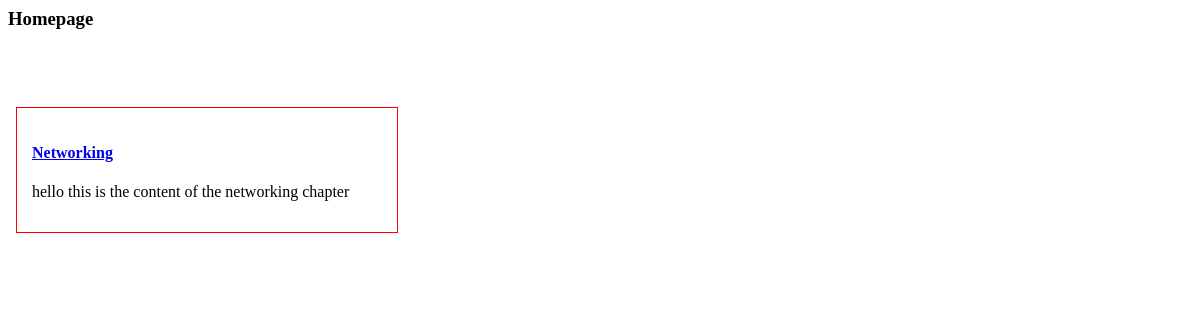
/, run on an earlier commit of the app's database.
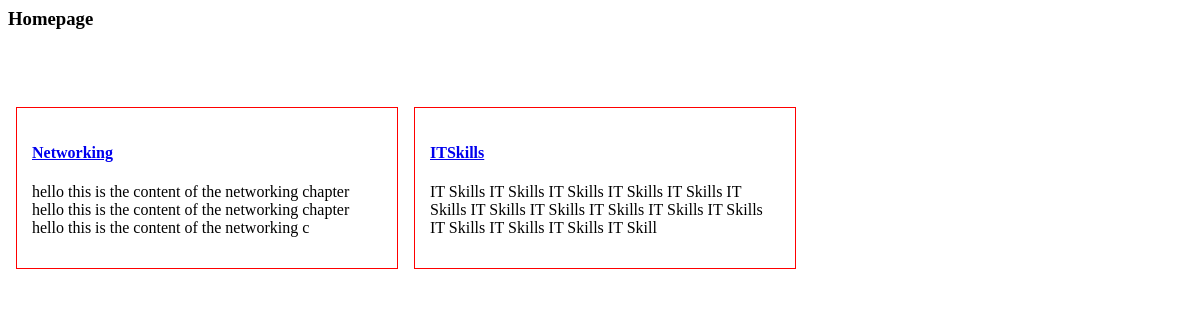
And on a later commit of the database.
### core/models.py (models this page shows, shortened)
class Chapter(models.Model):
    name = models.CharField(max_length=300)
    content = models.TextField()
    cover_image = models.ImageField(upload_to='chapters_cover_images')
    def snippet(self):
        return self.content[:150]

### core/views.py (the view)
# urls.py: path('', homepage, name='homepage'),
def homepage(request):
    chapters = Chapter.objects.all()
    return render(request, 'core/homepage.html',{'chapters':chapters})

### core/templates/core/homepage.html (shortened to what this page needs)
{% extends "index.html" %}
{% block container %}
    <h3>Homepage</h3>
    <div class="contents">
    {% for chapter in  chapters %}
        <div class="card">
            <h4><a href="{% url 'chapter_content' chapter.name %}">{{chapter.name}}</a></h4>
            <p>{{chapter.snippet}}</p>
        </div>
    {% endfor %}
    </div>
{% endblock container %}

What changed in the data, as far as the page shows it:
changed Chapter "Networking": snippet "hello this is the content of the networking chapter" → "hello this is the content of the networking chapter hello this is the content of the networking chapter hello this is the content of the networking c"
added Chapter: name "ITSkills", snippet "IT Skills IT Skills IT Skills IT Skills IT Skills IT Skills IT Skills IT Skills IT Skills IT Skills IT Skills IT Skills IT Skills IT Skills IT Skill"
